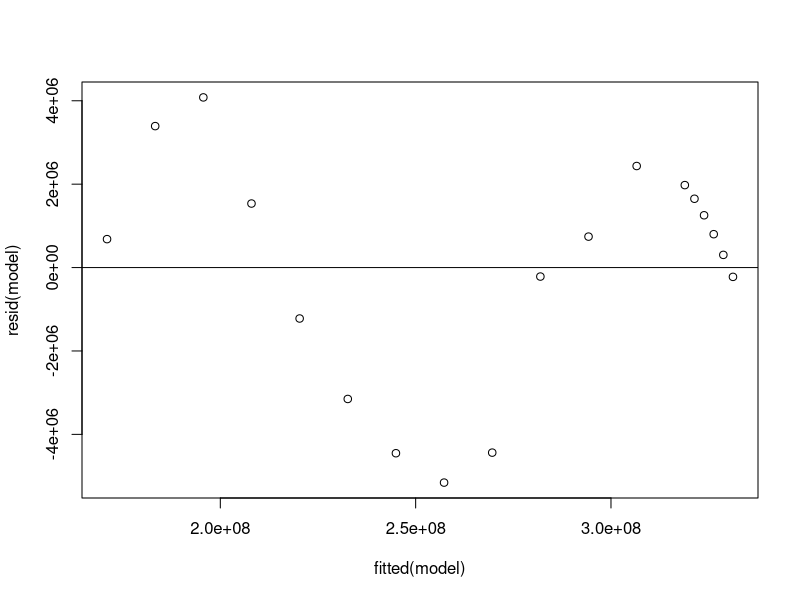
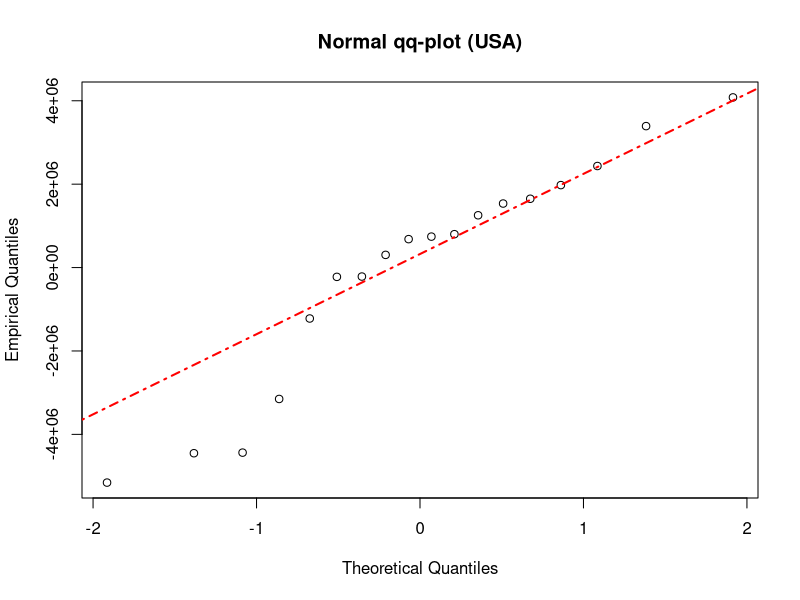
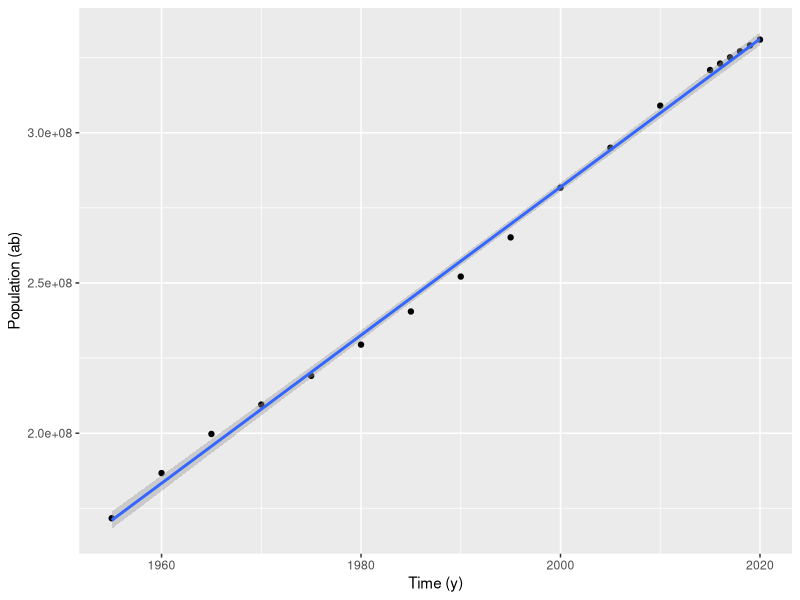
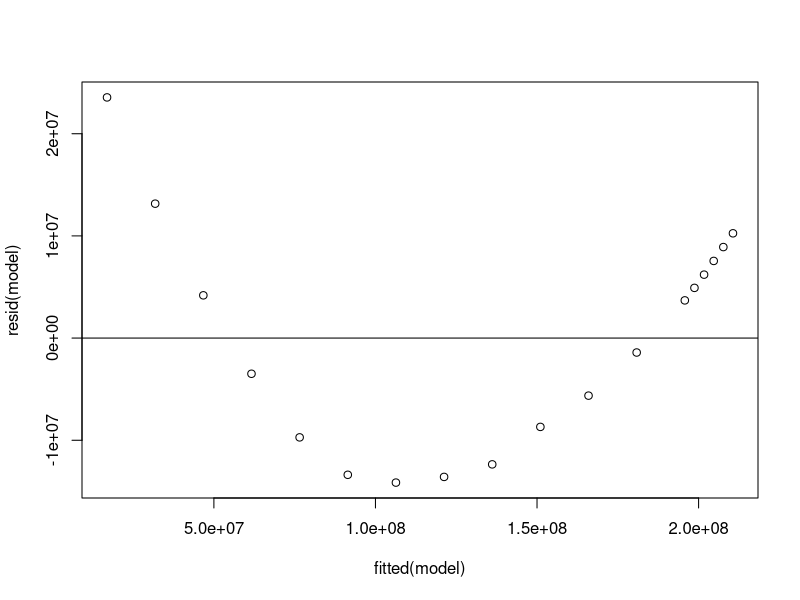
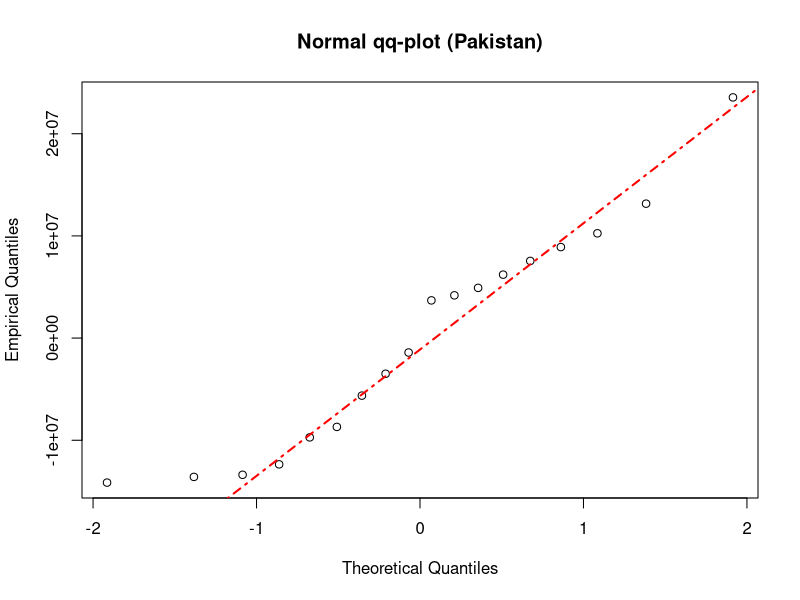
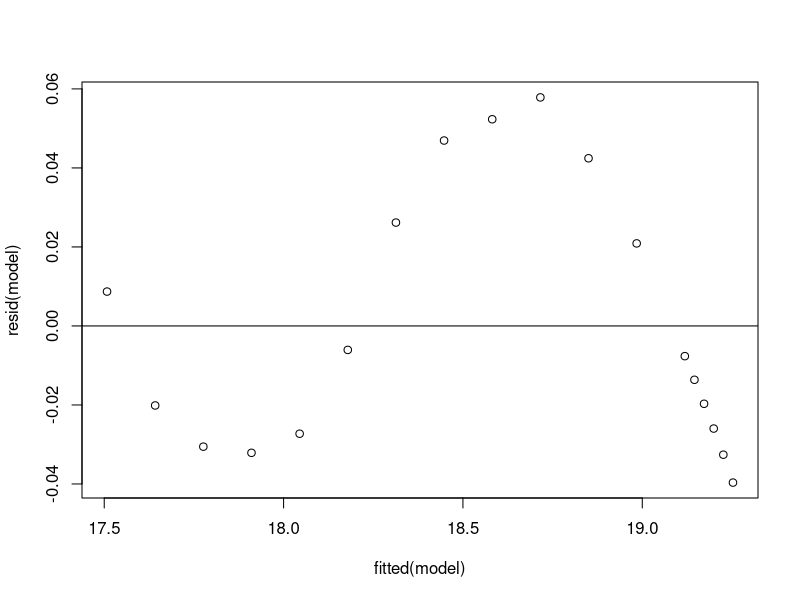
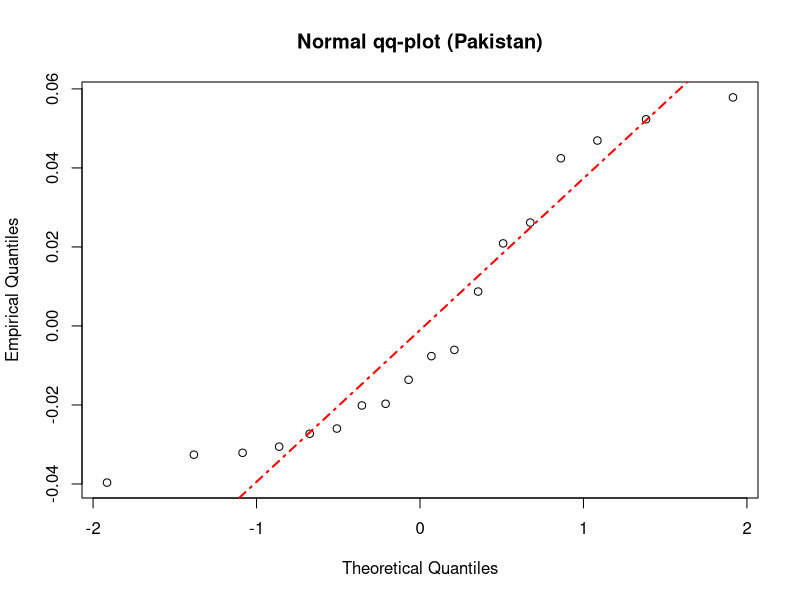
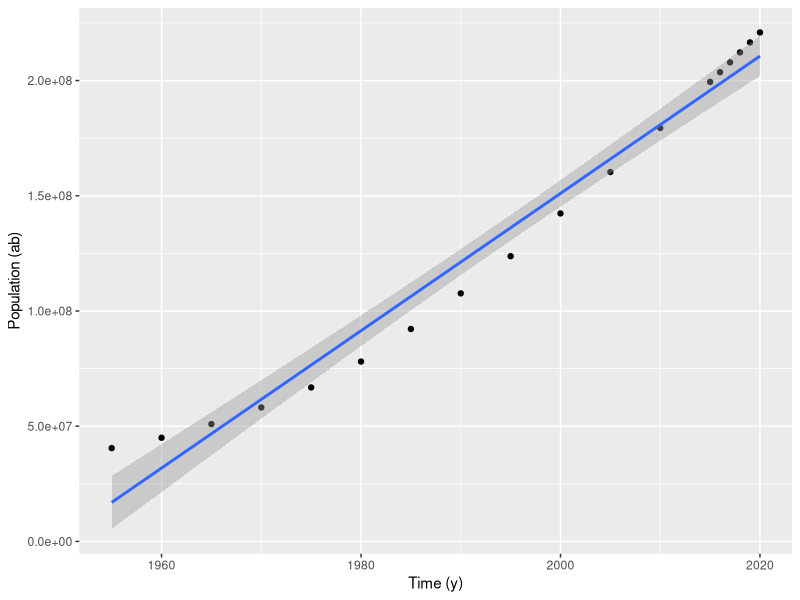

The R source for these figures, in order:
###############################################################################
# DATAFRAME INITIALIZATION
###############################################################################

df <- read.csv("./data/population.csv")
library(ggplot2)
library(dplyr)

###############################################################################
# POPULATION GROWTH ANALISYS ==== LINEAR REGRESSION
###############################################################################

# USA ANALYSIS
usa <- df[df$Country == "United States", ]

model <- lm(Population ~ Year, data = usa)
summary(model)
plot(fitted(model), resid(model))
abline(0, 0)
qqnorm(resid(model), main = "Normal qq-plot (USA)",
    ylab = "Empirical Quantiles", xlab = "Theoretical Quantiles")
qqline(resid(model), col = "red", lty = 4, lwd = 2)

# Pearson's product-moment correlation
cor.test(usa$Population, usa$Year)

ggplot(data = usa, aes(x = Year, y = Population)) +
    geom_point() + geom_smooth(method = "lm") +
    labs(x = "Time (y)", y = "Population (ab)")
ggsave("./img/usa.png")

# PAKISTAN ANALYSIS
# Pakistan has an exponential growth -> log scale to fit a linear model

pak <- df[df$Country == "Pakistan", ]
pak[, "log_Population"] <- log(pak[, "Population"] + 1)

# non modified
model <- lm(Population ~ Year, data = pak)
summary(model)
plot(fitted(model), resid(model))
abline(0, 0)
qqnorm(resid(model), main = "Normal qq-plot (Pakistan)",
    ylab = "Empirical Quantiles", xlab = "Theoretical Quantiles")
qqline(resid(model), col = "red", lty = 4, lwd = 2)
# logaritmic transformation
model <- lm(log_Population ~ Year, data = pak)
summary(model)
plot(fitted(model), resid(model))
abline(0, 0)
qqnorm(resid(model), main = "Normal qq-plot (Pakistan)",
    ylab = "Empirical Quantiles", xlab = "Theoretical Quantiles")
qqline(resid(model), col = "red", lty = 4, lwd = 2)

# Pearson's product-moment correlation
cor.test(pak$Population, pak$Year)
cor.test(pak$log_Population, pak$Year)

ggplot(data = pak, aes(x = Year, y = Population)) +
    geom_point() + geom_smooth(method = "lm") +
    labs(x = "Time (y)", y = "Population (ab)")
ggsave("./img/pak.png")
ggplot(data = pak, aes(x = Year, y = log_Population)) +
    geom_point() + geom_smooth(method = "lm") +
    labs(x = "Time (y)", y = "log(Population) (a.u.)")
ggsave("./img/pak_log.png")

###############################################################################
# POPULATION GROWTH BETWEEN CONTINENTS==== HYPOTHESIS TESTING
###############################################################################

# H0: the two populations have the same mean

asia <- df[df$Continent == "Asia", ]
asia <- asia %>% group_by(Year) %>% summarise(sum = sum(Population))
asia[, "sum"] <- log(asia[, "sum"] + 1)

oceania <- df[df$Continent == "Oceania", ]
oceania <- oceania %>% group_by(Year) %>% summarise(sum = sum(Population))
oceania[, "sum"] <- log(oceania[, "sum"] + 1)

ggplot(data = oceania, aes(x = Year, y = sum)) +
    geom_point() +
    geom_point(data = asia, color = "red") +
    labs(x = "Time (y)", y = "log(Population) (a.u.)")
ggsave("./img/asia_oceania.png")

ggplot() +
    geom_histogram(aes(x = oceania$sum), fill = "blue", alpha = 0.5, bins = 15) + # nolint: line_length_linter.
    geom_histogram(aes(x = asia$sum), fill = "red", alpha = 0.5, bins = 15) +
    labs(x = "log(Population)", y = "Frequency")
ggsave("./img/asia_oceania_hist.png")

qqnorm(asia$sum, main = "Normal qq-plot (Asia)",
    ylab = "Empirical Quantiles", xlab = "Theoretical Quantiles")
qqline(asia$sum, col = "red", lty = 4, lwd = 2)

qqnorm(oceania$sum, main = "Normal qq-plot (Oceania)",
    ylab = "Empirical Quantiles", xlab = "Theoretical Quantiles")
qqline(oceania$sum, col = "red", lty = 4, lwd = 2)

t.test(asia$sum, oceania$sum)

###############################################################################
# YEARLY CHANGE ==== MULTILINEAR REGRESSION
###############################################################################

france <- df[df$Country == "France", ]

result <- lm(data = france, Yearly.Change ~ Population + Migrants.net.
    + FertilityRate + MedianAge + UrbanPopulation)
summary(result)